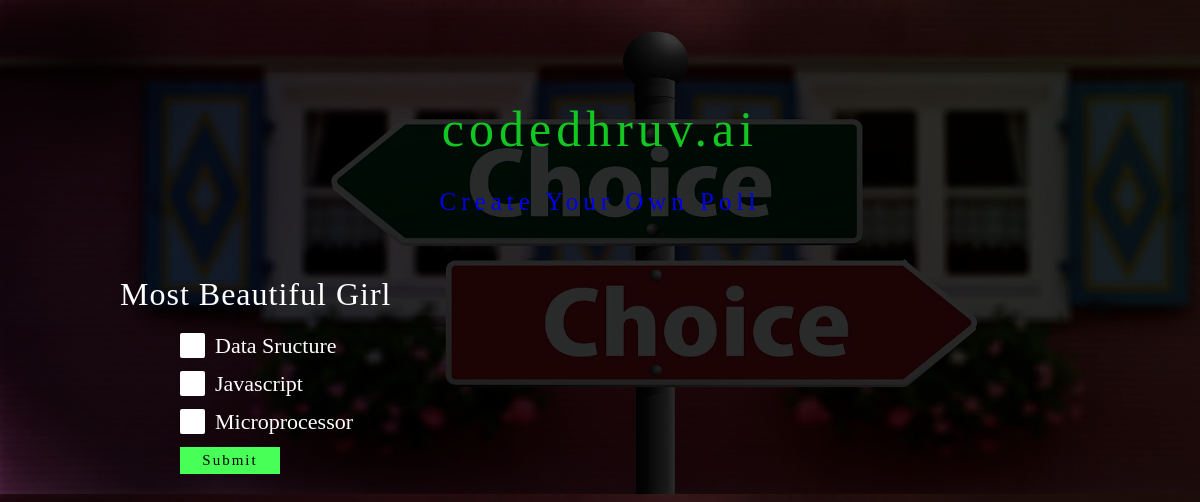
The page /share/2 on the database its author committed.
### pollapp/models.py (models this page shows)
class Polls(models.Model):
    user=models.ForeignKey(User,on_delete=models.CASCADE)
    title=models.CharField(max_length=100)
    decription=models.TextField(max_length=500,blank=True)
    create_time=models.DateTimeField(auto_now_add=True)
    option1=models.CharField(max_length=200)
    option2=models.CharField(max_length=200)
    option3=models.CharField(max_length=200,blank=True,default="None")
    option4=models.CharField(max_length=200,blank=True,default="None")
    option5=models.CharField(max_length=200,blank=True,default="None")
    option6=models.CharField(max_length=200,blank=True,default="None")
    option7=models.CharField(max_length=200,blank=True,default="None")
    option8=models.CharField(max_length=200,blank=True,default="None")
    option1_count=models.IntegerField(default=0)
    option2_count=models.IntegerField(default=0)
    option3_count=models.IntegerField(default=0)
    option4_count=models.IntegerField(default=0)
    option5_count=models.IntegerField(default=0)
    option6_count=models.IntegerField(default=0)
    option7_count=models.IntegerField(default=0)
    option8_count=models.IntegerField(default=0)
    def __str__(self):
        return self.title
    class Meta:
        ordering = ('-create_time',)

### pollapp/views.py (the view)
# urls.py: path('share/<int:id>',views.share),
def share(requests, id):
    obj = Polls.objects.get(id=id)
    print(obj)
    options = []
    if obj.option1 != "None" and obj.option1!="":
        options.append(obj.option1)
    if obj.option2 != "None" and obj.option2!="":
        options.append(obj.option2)
    if obj.option3 != "None" and obj.option3!="":
        options.append(obj.option3)
    if obj.option4 != "None" and obj.option4!="":
        options.append(obj.option4)
    if obj.option5 != "None" and obj.option5!="":
        options.append(obj.option5)
    if obj.option6 != "None" and obj.option6!="":
        options.append(obj.option6)
    if obj.option7 != "None" and obj.option7!="":
        options.append(obj.option7)
    if obj.option8 != "None" and obj.option8!="":
        options.append(obj.option8)
    context = {'options': options,
               'poll': Polls.objects.get(id=id)
               }
    return render(requests, 'vote.html', context)

### templates/vote.html (shortened to what this page needs)
{% load static  %}
<!DOCTYPE html>
<html lang="en">
<head>
</head>
<body>
    <h1 class="header">codedhruv.ai</h1>
    <p class="redirect"><a href="/">Create Your Own Poll</a></p>
    {% if poll %}
    <h1 class="question">{{poll.title|title}}</h1>
    <div class="options">
        <form action="/votecount/{{poll.id}}">
            {% for option in options %}
            <label class="container">{{option|title}}
                <span class="checkmark"></span>
            </label>
            {% endfor %}
            <input type="submit" class="btn">
        </form>
    </div>
    {% else %}
    <h1 style="text-align:center;margin:100px 0px">Thank You for Your vote, Keep Voting</h1>
    {% endif %}
</body>
</html>

### templates/vote.html (style rules this page uses)
* { transition: all 0.2s; margin: 0; padding: 0; font-family: serif; }
body { background: url('/static/images/votin_edit.png'); background-size: cover; color: white; }
.header { color: rgb(19, 199, 34); text-align: center; margin: 100px 0px 30px; font-size: 50px; font-weight: 100; letter-spacing: 5px; }
.redirect { text-align: center; margin: 20px 0px 60px; }
.redirect a { letter-spacing: 5px; text-decoration: none; animation: redirect 2s cubic-bezier(0.68, -0.55, 0.265, 1.55) infinite; font-size: 25px; }
.question { width: 80%; margin: 0px auto; color: white; letter-spacing: 1px; font-weight: 300; }
form { width: 70%; padding: 10px; margin: 10px auto; }
.container { display: block; position: relative; padding-left: 35px; margin-bottom: 12px; cursor: pointer; font-size: 22px; -webkit-user-select: none; -moz-user-select: none; -ms-user-select: none; user-select: none; }
.checkmark { position: absolute; top: 0; left: 0; height: 25px; width: 25px; background-color: white; border-radius: 2px; }
.checkmark:after { content: ""; position: absolute; display: none; }
.container .checkmark:after { left: 9px; top: 5px; width: 5px; height: 10px; border: solid white; border-width: 0 3px 3px 0; -webkit-transform: rotate(45deg); -ms-transform: rotate(45deg); transform: rotate(45deg); }
.btn { padding: 5px; letter-spacing: 2px; cursor: pointer; width: 100px; background-color: #47ff56; border: none; color: rgb(0, 0, 0); font-size:15px; }

### rows shown on the page
Polls: title "Most Beautiful Girl", options "Data Sructure" "Javascript" "Microprocessor"
